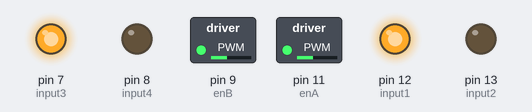
Recording of a sketch running on a simulated Arduino Uno, built with avr-gcc and run on an emulated ATmega328P. Parts: switched loads named in the sketch (green lamp = pin HIGH), output pins drawn as LEDs (lit = HIGH).

Above: at 0.1 s.
Timing chart, 0 to 1.6 s (numbered marks = the images above):
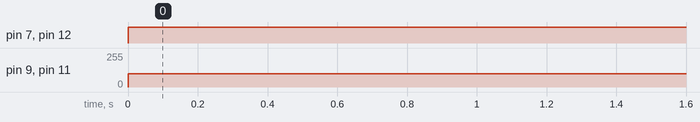

Measured:
- by itself, pin 7 (input3), pin 12 (input1): LOW → HIGH at 0.00 s
- by itself, pin 9 (enB), pin 11 (enA): 0/255 → 100/255 at 0.00 s

The sketch:

MotorTest.ino
```cpp
int input1 = 12; // 定义uno的pin 5 向 input1 输出
int input2 = 13; // 定义uno的pin 6 向 input2 输出
int enA = 11; // 定义uno的pin 10 向 输出A使能端输出
int input3 = 7; // 定义uno的pin 5 向 input1 输出
int input4 = 8; // 定义uno的pin 6 向 input2 输出
int enB = 9; // 定义uno的pin 10 向 输出A使能端输出
#define motorSpeed  100       //电机速度
void setup() {
pinMode(input3,OUTPUT);
pinMode(input4,OUTPUT);
pinMode(enB,OUTPUT);
pinMode(input1,OUTPUT);
pinMode(input2,OUTPUT);
pinMode(enA,OUTPUT);
}

void loop() {

forward();
}
void forward()
{
  digitalWrite(input1,HIGH); //给高电平
  digitalWrite(input2,LOW);  //给低电平
  analogWrite(enA,motorSpeed);
  digitalWrite(input3,HIGH); //给高电平
  digitalWrite(input4,LOW);  //给低电平
  analogWrite(enB,motorSpeed);
  }
```
